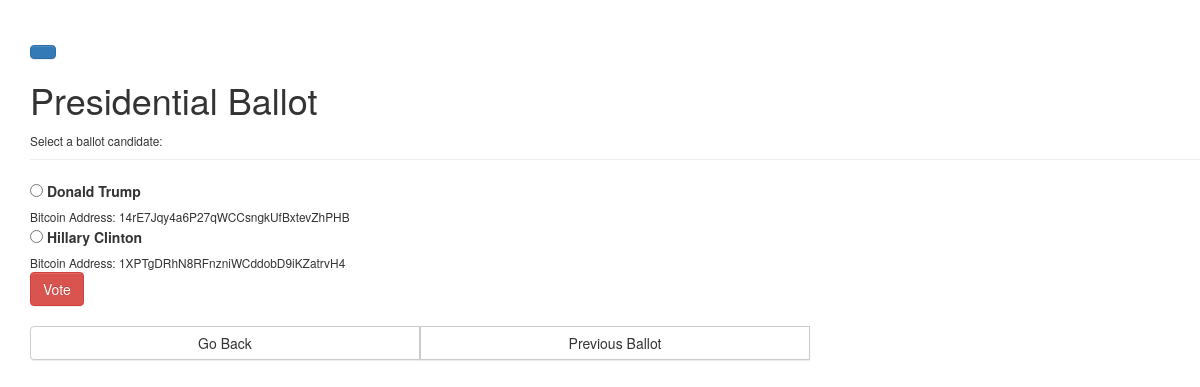
The page /polls/1/ on the database its author committed.
### polls/models.py (models this page shows, shortened)
class Ballot(models.Model):
	ballot_text = models.CharField(max_length=200)
	pub_date = models.DateTimeField('date published')
	end_date = models.DateTimeField('end date')

class Choice(models.Model):
	ballot = models.ForeignKey(Ballot, on_delete=models.CASCADE)
	choice_text = models.CharField(max_length=200)
	choice_address = models.CharField(max_length=36)
	votes = models.IntegerField(default=0)

### polls/views.py (the view)
# urls.py: url(r'^(?P<pk>[0-9]+)/$', views.DetailView.as_view(), name='detail'),
class DetailView(generic.DetailView):
	model = Ballot
	template_name = 'polls/detail.html'

### polls/templates/polls/detail.html (shortened to what this page needs)
{% load staticfiles %}
<!DOCTYPE html>
<html lang="en">
	<head>
		<link rel="stylesheet" href="//maxcdn.bootstrapcdn.com/bootstrap/3.2.0/css/bootstrap.min.css">
		<link rel="stylesheet" href="//maxcdn.bootstrapcdn.com/bootstrap/3.2.0/css/bootstrap-theme.min.css">
		<link rel="stylesheet" href="{% static 'bootstrap-3.3.7-dist/css/bootstrap.css' %}">
		<link rel="stylesheet" href="{% static 'bootstrap-3.3.7-dist/css/bootstrap-theme.css' %}">
		<link rel="stylesheet" href="{% static 'css/polls.css' %}">
		{% load bootstrap3 %}
		{% bootstrap_css %}
	</head>
	<body>
	<div class="page-header">
		{% buttons %}
			<a href="{% url 'polls:index' %}" type="btn" class="btn btn-primary">{% bootstrap_icon "home" %}</a>
  		{% endbuttons %}
		<h1>{{ ballot.ballot_text }}</h1>
		<small>Select a ballot candidate:</small>
	</div>
	<form action="{% url 'polls:vote' ballot.id %}" method="post">
	{% for choice in ballot.choice_set.all %}
		<input type="radio" name="choice" id="choice{{forloop.counter}}" value="{{ choice.id }}" />
		<label for="choice{{ forloop.counter }}" > {{ choice.choice_text }}</label>
		<br />
		<small for="choice{{ forloop.counter }}" > Bitcoin Address: {{ choice.choice_address }}</small>
		<br />
		{% endfor %}
		<div class="btn-group">
		  <button type="button submit" value="Vote" class="btn btn-danger">Vote</button>
		</div>
		<br />
		<br />
		<div class="btn-group btn-group-justified" role="group" aria-label="...">
		  <div class="btn-group" role="group">
			  	<a href="{% url 'polls:index' %}" type="btn" class="btn btn-default">Go Back</a>
		  </div>
		  <div class="btn-group" role="group">
		    <button type="button" class="btn btn-default">Previous Ballot</button>
		  </div>
		  <div class="btn-group" role="group">
		  </div>
		</div>
	</body>
</html>

### polls/static/css/polls.css (style rules this page uses)
body { padding-left: 30px; }

### rows shown on the page
Ballot: ballot_text "Presidential Ballot"
Choice: choice_text "Donald Trump", choice_address "14rE7Jqy4a6P27qWCCsngkUfBxtevZhPHB"
Choice: choice_text "Hillary Clinton", choice_address "1XPTgDRhN8RFnzniWCddobD9iKZatrvH4"
